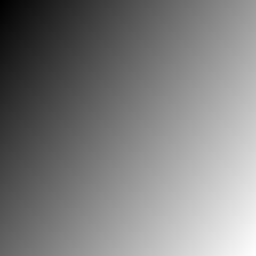
#> input picture examples/demo.png, 256 x 256 px
$ python ascii_art.py --input examples/demo.png
#> lines starting #> are read from the running program, lines starting #| are printed output that depends on the picture
#!/usr/bin/env python3
"""
Image → ASCII Art Converter
- Loads an image or generates a demo gradient (--demo)
- Resizes by target width with character-aspect compensation
- Maps grayscale intensities to characters
- Writes ASCII .txt
- Renders ASCII back into a .png using a monospace font (Consolas if available)

Usage examples:
  python ascii_art.py --demo -w 100
  python ascii_art.py -i examples\your_photo.jpg -w 120 --out-text out\photo_120.txt --out-image out\photo_120.png
"""

import argparse
import os
from pathlib import Path
from typing import List, Tuple, Optional

import numpy as np
from PIL import Image, ImageDraw, ImageFont


DEFAULT_CHARSET = "@%#*+=-:. "
CHARSETS = {
    "dense": "@%#*+=-:. ",
    "blocks": "█▓▒░ ",
    "simple": "#*+=-:. ",
    "dots": "•:·. ",
}

WINDOWS_FONT_CANDIDATES = [
    r"C:\Windows\Fonts\consola.ttf",  # Consolas
    r"C:\Windows\Fonts\cour.ttf",     # Courier New
    r"C:\Windows\Fonts\lucon.ttf",    # Lucida Console
]


def find_monospace_font(font_path: Optional[str]) -> ImageFont.FreeTypeFont | ImageFont.ImageFont:
    """Try requested path, then common Windows monospace fonts, else default bitmap."""
    if font_path:
        fp = Path(font_path)
        if fp.exists():
            try:
                return ImageFont.truetype(str(fp), size=12)
            except Exception:
                pass
    for candidate in WINDOWS_FONT_CANDIDATES:
        if Path(candidate).exists():
            try:
                return ImageFont.truetype(candidate, size=12)
            except Exception:
                continue
    # Fallback. Not guaranteed monospace, but usually okay.
    return ImageFont.load_default()


def char_cell_size(font: ImageFont.ImageFont) -> Tuple[int, int]:
    """Measure single-character width/height with current font."""
    # Using getbbox for consistent metrics
    bbox = font.getbbox("A")
    cw = bbox[2] - bbox[0]
    ch = bbox[3] - bbox[1]
    return max(1, cw), max(1, ch)


def generate_demo_image(path: Path, size: int = 256) -> Path:
    """Create a simple gradient demo image."""
    path.parent.mkdir(parents=True, exist_ok=True)
    arr = np.zeros((size, size, 3), dtype=np.uint8)
    for y in range(size):
        for x in range(size):
            val = int(255 * (x / (size - 1) * 0.6 + y / (size - 1) * 0.4))
            arr[y, x] = (val, val, val)
    Image.fromarray(arr).save(path)
    return path


def image_to_ascii_lines(
    img: Image.Image,
    width: int,
    charset: str,
    invert: bool,
    scale_y: float,
) -> List[str]:
    """
    Convert an Image to lines of ASCII.
    scale_y compensates for characters being taller than they are wide.
      Typical good values: 0.45 to 0.6. Default 0.5.
    """
    if width < 10:
        raise ValueError("Width is too small. Try >= 40, ideally 80–200.")

    # Convert to grayscale
    gray = img.convert("L")

    # Compute target size with aspect correction
    w0, h0 = gray.size
    ratio = width / float(w0)
    new_h = max(1, int(h0 * ratio * scale_y))
    gray = gray.resize((width, new_h), Image.BICUBIC)

    # Map intensities to character indices
    arr = np.array(gray, dtype=np.uint8)
    if invert:
        arr = 255 - arr

    # 0 (black) → charset[-1]? We want darker → "heavier" char.
    # Using 1 - (val/255) to flip: 0 → 1, 255 → 0
    vals = 1.0 - (arr.astype(np.float32) / 255.0)
    idx = (vals * (len(charset) - 1)).round().astype(np.int32)
    idx = np.clip(idx, 0, len(charset) - 1)

    # Build lines
    lines = ["".join(charset[i] for i in row) for row in idx]
    return lines


def render_ascii_to_image(
    lines: List[str],
    out_path: Path,
    font_path: Optional[str] = None,
    font_size: int = 12,
    fg: str = "black",
    bg: str = "white",
) -> Path:
    """Render ASCII lines to a PNG image with a monospace font."""
    out_path.parent.mkdir(parents=True, exist_ok=True)

    # Load font
    font = find_monospace_font(font_path)
    if isinstance(font, ImageFont.FreeTypeFont) and font_size != 12:
        # Re-open with requested size
        font = ImageFont.truetype(font.path, size=font_size)

    # Measure cell size
    cw, ch = char_cell_size(font)

    num_rows = len(lines)
    num_cols = max((len(line) for line in lines), default=0)

    if num_cols == 0 or num_rows == 0:
        # Avoid zero-size images
        num_cols = 1
        num_rows = 1
        lines = [""]

    # Compute image size
    img_w = max(1, num_cols * cw)
    img_h = max(1, num_rows * ch)

    # Draw
    im = Image.new("RGB", (img_w, img_h), color=bg)
    draw = ImageDraw.Draw(im)

    y = 0
    for line in lines:
        draw.text((0, y), line, fill=fg, font=font)
        y += ch

    im.save(out_path)
    return out_path


def main():
    parser = argparse.ArgumentParser(description="Convert images to ASCII art (.txt and rendered .png).")
    parser.add_argument("-i", "--input", type=str, help="Path to input image (png/jpg/webp). Omit with --demo.")
    parser.add_argument("-w", "--width", type=int, default=120, help="Target character width (80–200 looks good).")
    parser.add_argument("--invert", action="store_true", help="Invert brightness mapping.")
    parser.add_argument("--charset", type=str, default="dense", choices=list(CHARSETS.keys()),
                        help="Character set to use.")
    parser.add_argument("--scale-y", type=float, default=0.5,
                        help="Height scaling factor for character aspect compensation (0.45–0.6).")
    parser.add_argument("--out-text", type=str, help="Output .txt path (default: out/<name>_<w>.txt)")
    parser.add_argument("--out-image", type=str, help="Output .png path (default: out/<name>_<w>.png)")
    parser.add_argument("--font-path", type=str, default=None, help="Path to a .ttf monospace font.")
    parser.add_argument("--font-size", type=int, default=14, help="Font size for rendered image.")
    parser.add_argument("--demo", action="store_true", help="Generate and use a demo gradient image.")
    args = parser.parse_args()

    # Resolve input
    input_path: Optional[Path] = None
    if args.demo:
        input_path = Path("examples/demo.png")
        if not input_path.exists():
            print("Creating demo gradient:", input_path)
            generate_demo_image(input_path)
    else:
        if not args.input:
            raise SystemExit("Error: provide --input <path> or use --demo.")
        input_path = Path(args.input)
        if not input_path.exists():
            raise SystemExit(f"Error: input image not found: {input_path}")

    # Load image
    img = Image.open(input_path).convert("RGB")
#> img is the input picture: PIL image 256x256 RGB; min 0, max 255, mean 127.1

    # Pick charset
    charset = CHARSETS[args.charset]

    # Convert to ASCII
    lines = image_to_ascii_lines(
        img=img,
        width=args.width,
        charset=charset,
        invert=args.invert,
        scale_y=args.scale_y,
    )
#> in image_to_ascii_lines, `gray = gray.resize((width, new_h), Image.BICUBIC)`:
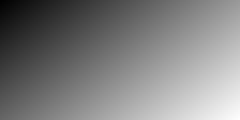
#> gray: PIL image 120x60 L (shown 2 times larger); min 1, max 254, mean 127.1
#> in image_to_ascii_lines, `vals = 1.0 - (arr.astype(np.float32) / 255.0)`:
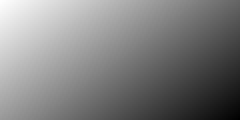
#> vals: shape (60, 120) float32 (shown 2 times larger); min 0.00392, max 0.996, mean 0.502
#> in image_to_ascii_lines, `idx = (vals * (len(charset) - 1)).round().astype(np.int32)`:
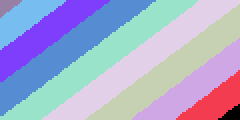
#> idx: shape (60, 120) int32 (shown 2 times larger); 10 distinct labels, from 0 to 9; one colour per label, 0 black
#> lines = 60 items

    # Prepare outputs
    out_dir = Path("out")
    out_dir.mkdir(exist_ok=True, parents=True)
    stem = input_path.stem
    out_txt = Path(args.out_text) if args.out_text else out_dir / f"{stem}_{args.width}.txt"
    out_png = Path(args.out_image) if args.out_image else out_dir / f"{stem}_{args.width}.png"

    # Write text
    out_txt.write_text("\n".join(lines), encoding="utf-8")

    # Render to image
    render_ascii_to_image(
        lines=lines,
        out_path=out_png,
        font_path=args.font_path,
        font_size=args.font_size,
        fg="black",
        bg="white",
    )
#> in render_ascii_to_image, `num_rows = len(lines)`: num_rows = 60
#> in render_ascii_to_image, `num_cols = max((len(line) for line in lines), default=0)`: num_cols = 120
#> in render_ascii_to_image, `img_w = max(1, num_cols * cw)`: img_w = 1200
#> in render_ascii_to_image, `img_h = max(1, num_rows * ch)`: img_h = 600
#> in render_ascii_to_image, `im = Image.new("RGB", (img_w, img_h), color=bg)`: im: PIL image 1200x600 RGB; every value is 255
#> the loop in render_ascii_to_image, `for line in lines:` made 60 passes
#> y on passes 1 to 12: 10, 20, 30, 40, 50, 60, 70, 80, 90, 100, 110, 120
#> in render_ascii_to_image, `im.save(out_path)`:
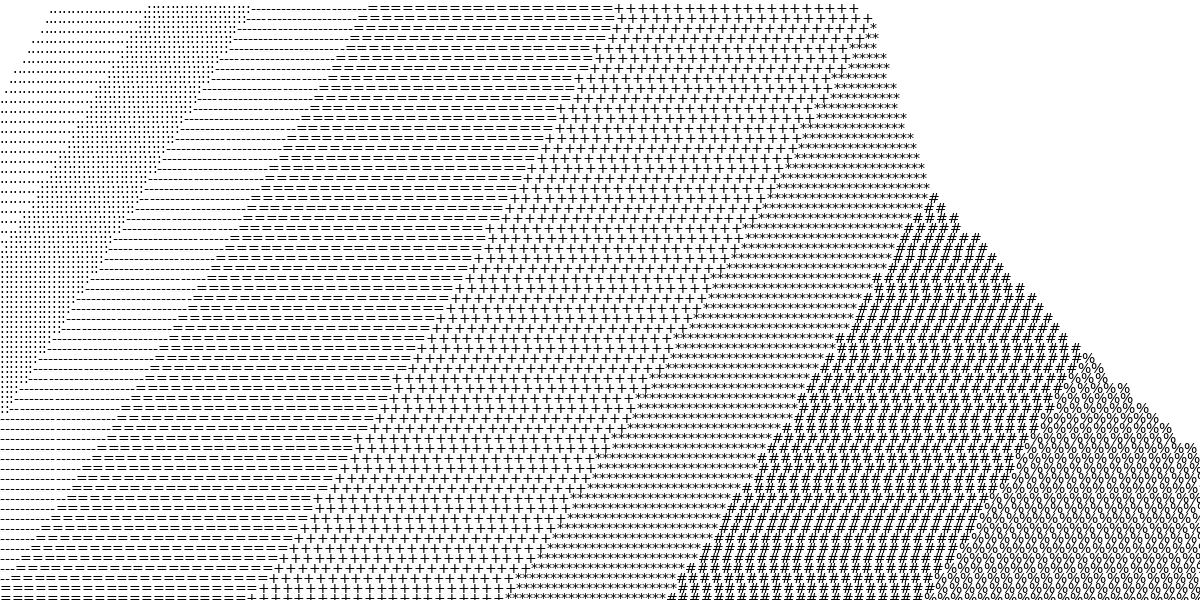
#> saved as demo_120.png: PIL image 1200x600 RGB; min 0, max 255, mean 216.6

    print(f"ASCII text saved to: {out_txt}")
    print(f"Rendered PNG saved to: {out_png}")
    print("Done.")


if __name__ == "__main__":
    main()
